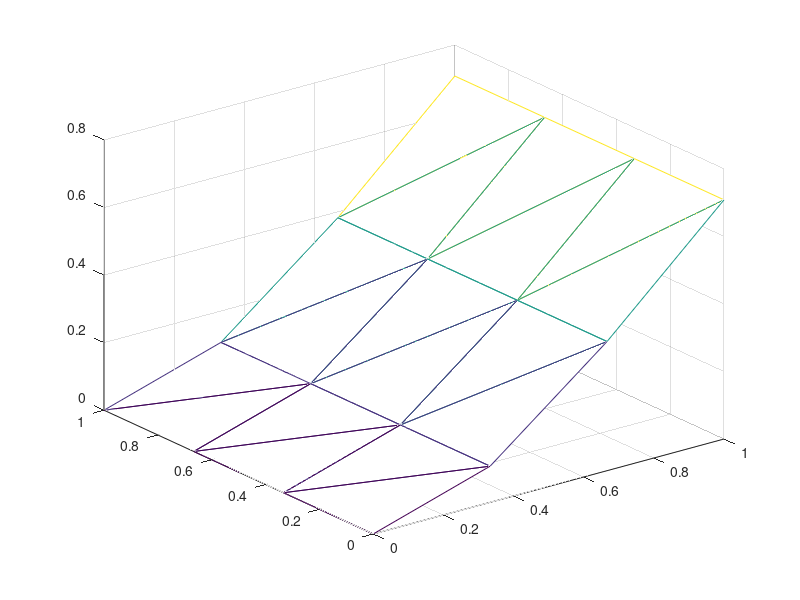

This chart was generated by the following MATLAB code:
function shallow2D
  Lx = 1;
  Ly = 1;
  nX = 3;
  nY = 3;
  stepX = Lx/nX;
  stepY = Ly/nY;
  
  % Create mesh
  x = 0:stepX:Lx;
  y = 0:stepY:Ly;
  for j=1:length(y)
    for i=1:length(x)
      z(i,j) = sin(x(i))*sin(y(i));
    end
  end
  
  % Create mesh for visu
  xT = [];
  yT = [];
  zT = [];
  tri = [];
  k = 1;
  for j=1:length(y)-1
    for i=1:length(x)-1
      xT = [xT;x(i);x(i+1);x(i)];
      yT = [yT;y(j);y(j);y(j+1)];
      zT = [zT;z(i,j); z(i+1,j); z(i,j+1)];
      tri = [tri;k,k+1,k+2];

      xT = [xT;x(i+1);x(i+1);x(i)];
      yT = [yT;y(j);y(j+1);y(j+1)];
      zT = [zT;z(i+1,j); z(i+1,j+1); z(i,j+1)];
      tri = [tri;k+3,k+4,k+5];
      k += 6;
    end
  end

  trimesh(tri, xT,yT,zT);
end
